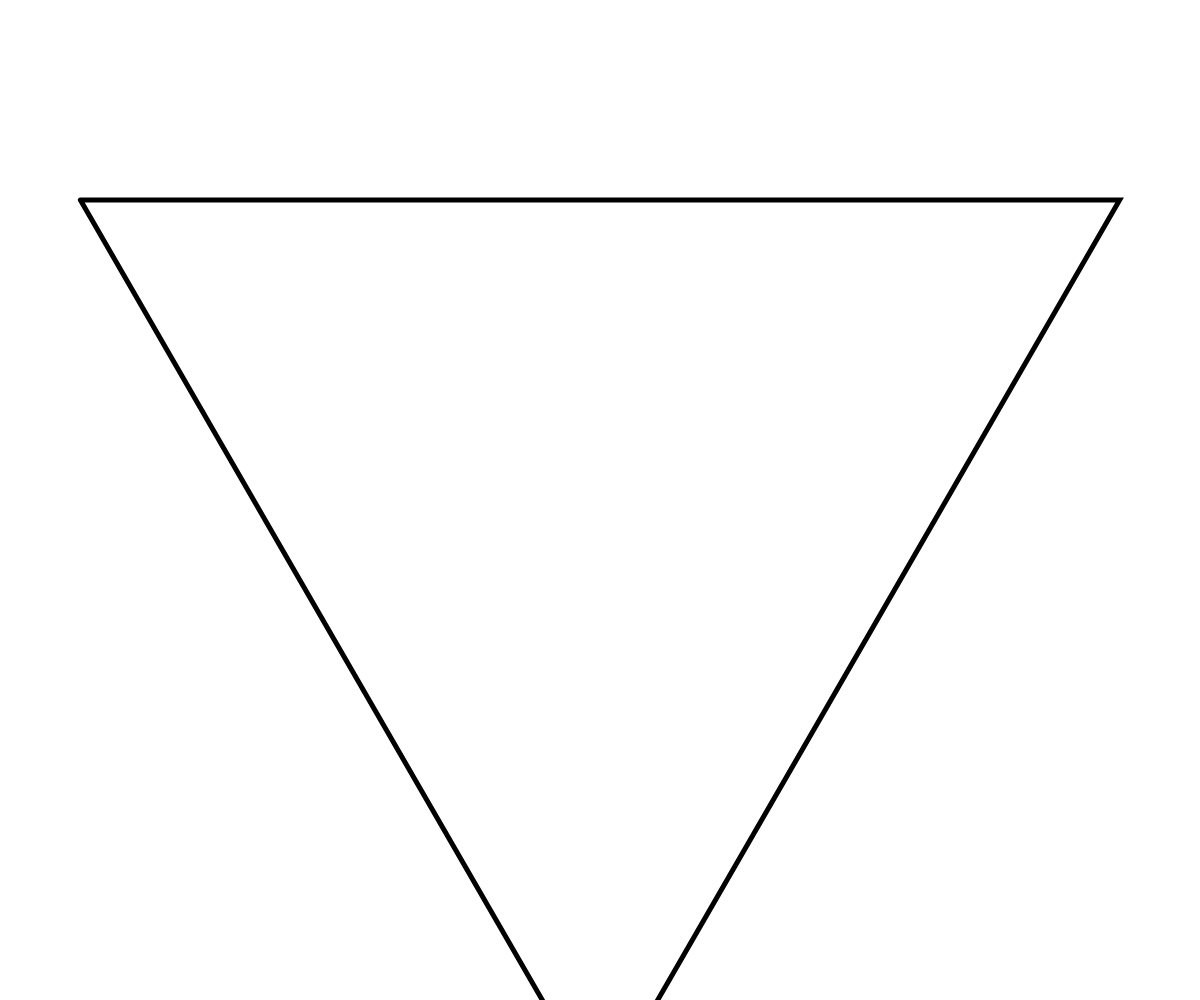
Frame 1 (no input)
Frame 60 (no input): identical to frame 1, image omitted
Frame 120 (the mouse pressed at the canvas centre since frame 60): blank canvas, image omitted

The p5.js sketch that drew this single still picture (run headless with seeded random() and noise() and a simulated clock; from frame 60 on, the mouse is pressed at the canvas centre):

// p5.js sketch
// ── sketch.js

// Based on an example from Generative Design pg 202

var minRes = 3;
var maxRes = 30;

function setup() {
  myCanvas = createCanvas(windowWidth, windowHeight);
}
 
function draw() {
	background(255);

	translate( width / 2, height / 2 );

	// Set how many points the circle will have
	var circleResolution = floor( map( mouseY, 0, height, minRes, maxRes ) );
	var radius = mouseX - width / 2;
	var angle = TWO_PI / circleResolution;

	strokeWeight( 5 );
	stroke(0);

	if( circleResolution % 2 ){
		rotate( PI / circleResolution / 2 );
	}else{
		rotate( PI / circleResolution );
	}
	
	beginShape();
	for ( var i = 0; i <= circleResolution; i++ ){

		var x = 0 + cos( angle * i ) * radius;
		var y = 0 + sin( angle * i ) * radius;
		vertex ( x, y );

	}
	endShape();

}

window.onresize = function(){
	myCanvas.size(windowWidth, windowHeight);
}
